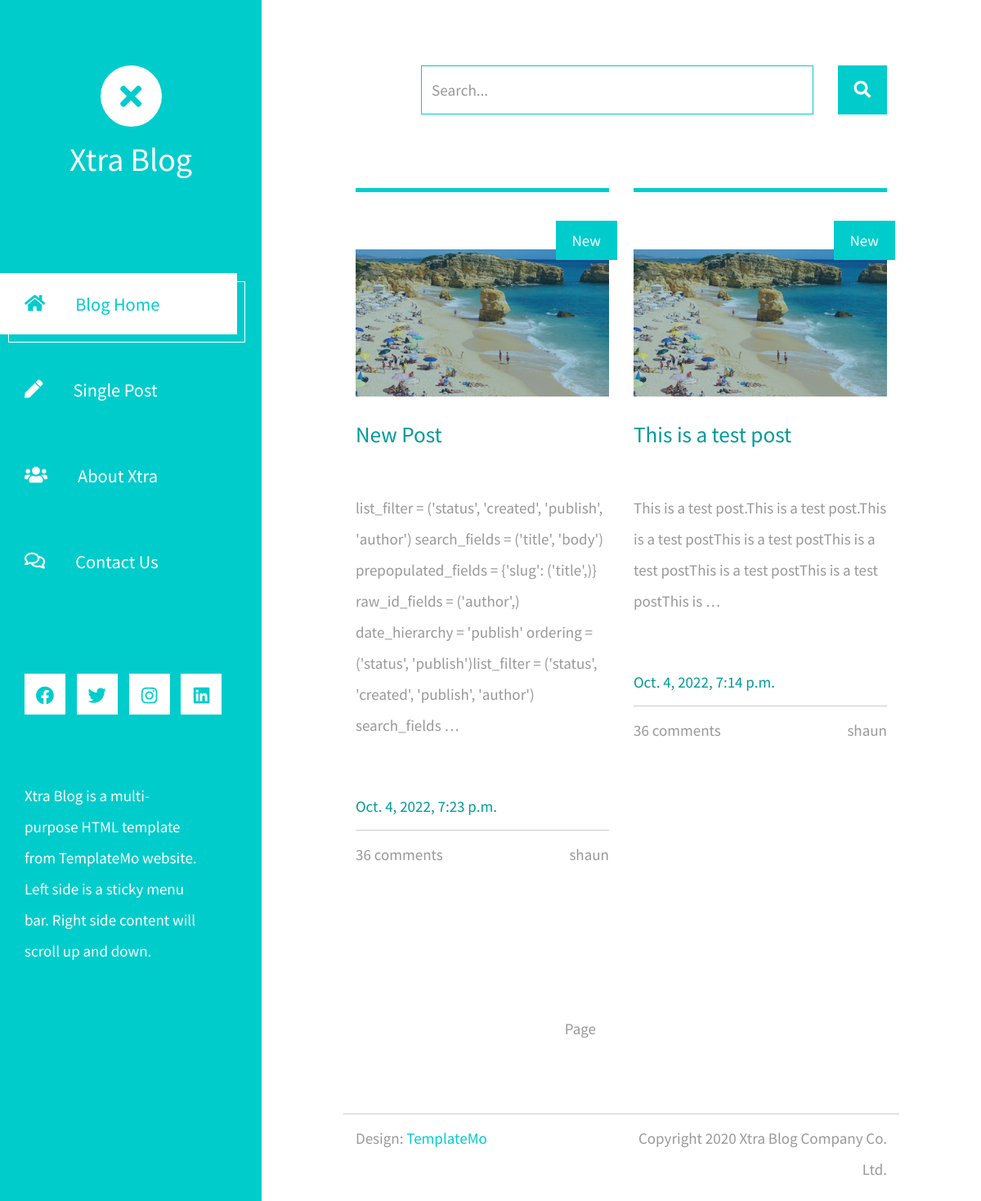
/, run on an earlier commit of the app's database.
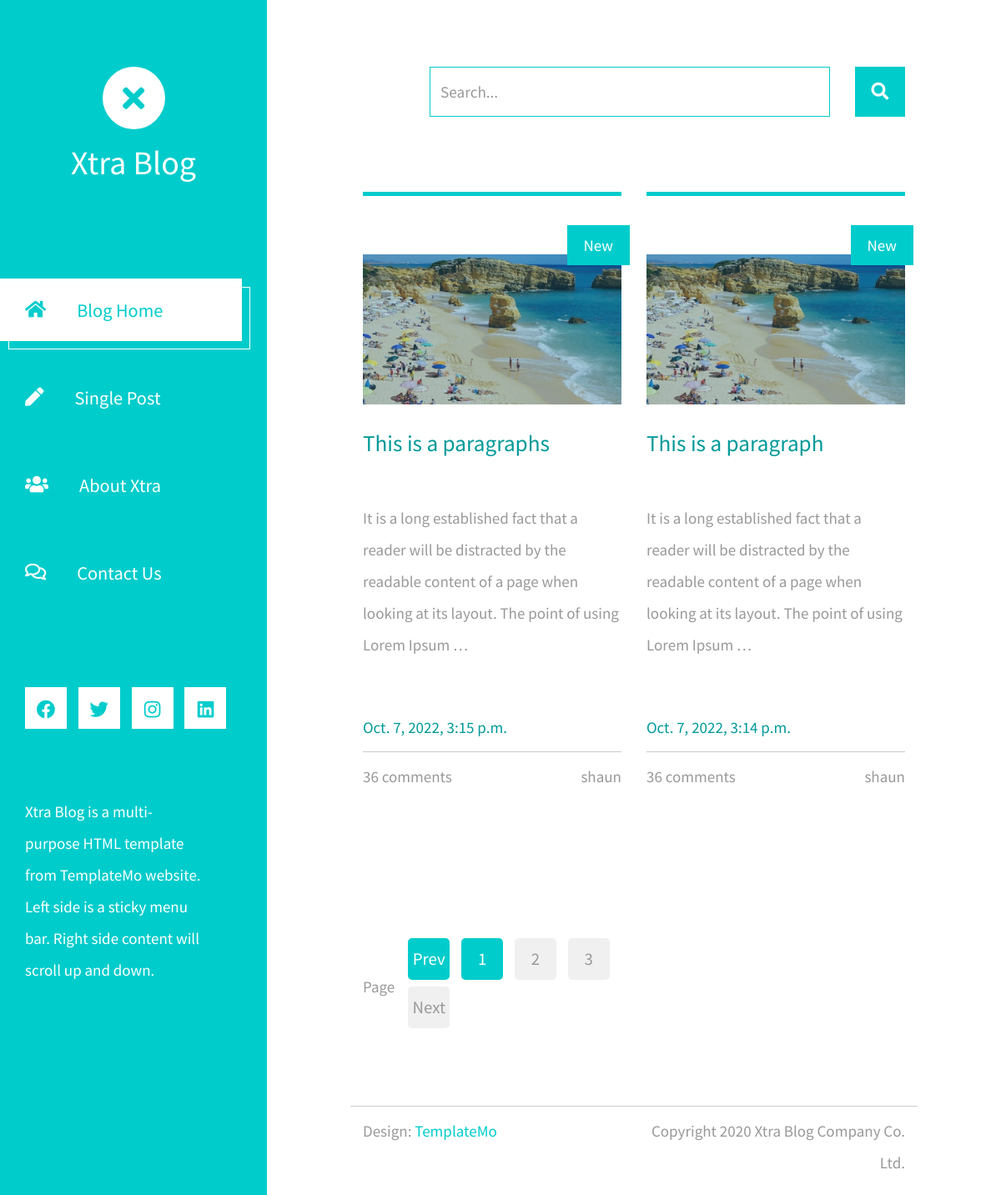
And on a later commit of the database.
### blog/models.py (models this page shows, shortened)
class Post(models.Model):
    objects = models.Manager()
    published = PublishedManager()
    STATUS_CHOICES= (
        ('draft','Draft'),
        ('published','Published'),
    )
    title = models.CharField(max_length=250)
    slug = models.SlugField(max_length=250, unique_for_date='publish')
    author = models.ForeignKey(User, on_delete=models.CASCADE,
                        related_name='blog_posts')
    body = models.TextField()
    publish = models.DateTimeField(default=timezone.now)
    created = models.DateTimeField(auto_now_add=True)
    status = models.CharField(max_length=10, choices=STATUS_CHOICES,
        default='draft')
    def get_absolute_url(self):
        return reverse('blog:post_detail',
                       args=[self.publish.year,
                             self.publish.month,
                             self.publish.day,self.slug
                             ]
                       )
    class Meta:
        ordering = ('-publish',)

### blog/views.py (the view)
# urls.py: path('',views.home,name='post_list'),
def home(request):
    posts = Post.published.all()
    paginator = Paginator(posts,2)
    page = request.GET.get('page')
    try:
        posts = paginator.page(page)
    except PageNotAnInteger:
        posts = paginator.page(1)
    except EmptyPage:
        posts = paginator.page(paginator.num_pages)
    context = {
        'posts': posts,
        'page' : page
    }
    return render(request,'home.html',context)

### blog/models.py (called while the page is built)
    def get_queryset(self):
        return super(PublishedManager,self).get_queryset().filter(status='published')

### templates/home.html
{% extends 'base.html' %}
{% load static %}
{% block content %}
            <div class="row tm-row">
                {% for post in posts %}
                <article class="col-12 col-md-6 tm-post">
                    <hr class="tm-hr-primary">
                    <a href="{{post.get_absolute_url}}" class="effect-lily tm-post-link tm-pt-60">
                        <div class="tm-post-link-inner">
                            <img src="{% static 'img/img-01.jpg' %}" alt="Image" class="img-fluid">
                        </div>
                        <span class="position-absolute tm-new-badge">New</span>
                        <h2 class="tm-pt-30 tm-color-primary tm-post-title">{{post.title}}</h2>
                    </a>
                    <p class="tm-pt-30">
                        {{post.body |truncatewords:30|linebreaks}}
                    </p>
                    <div class="d-flex justify-content-between tm-pt-45">
                        <span class="tm-color-primary">{{post.publish}}</span>
                    </div>
                    <hr>
                    <div class="d-flex justify-content-between">
                        <span>36 comments</span>
                        <span>{{post.author}}</span>
                    </div>
                </article>
                {% endfor %}
            </div>
          {% endblock %}

### templates/base.html (shortened to what this page needs)
{% load static %}
<!DOCTYPE html>
<html lang="en">
<head>
	<link rel="stylesheet" href="{% static 'fontawesome/css/all.min.css' %}">
    <link href="{% static 'css/bootstrap.min.css' %}" rel="stylesheet">
    <link href="{% static 'css/templatemo-xtra-blog.css' %}" rel="stylesheet">
</head>
<body>
{% include 'includes/navbar.html' %}
    <div class="container-fluid">
        <main class="tm-main">
            <div class="row tm-row">
                   {% include 'includes/searchbar.html' %}
            </div>
            {% block content %}
            {% endblock %}
            {% include 'includes/footer.html' %}
        </main>
    </div>
</body>
</html>

### templates/includes/navbar.html (shortened to what this page needs)
{% load static %}
<header class="tm-header" id="tm-header">
    <div class="tm-header-wrapper">
        <div class="tm-site-header">
            <div class="mb-3 mx-auto tm-site-logo"><i class="fas fa-times fa-2x"></i></div>
            <h1 class="text-center">Xtra Blog</h1>
        </div>
        <nav class="tm-nav" id="tm-nav">
            <ul>
                <li class="tm-nav-item active"><a href="index.html" class="tm-nav-link">
                    <i class="fas fa-home"></i>
                    Blog Home
                </a></li>
                <li class="tm-nav-item"><a href="post.html" class="tm-nav-link">
                    <i class="fas fa-pen"></i>
                    Single Post
                </a></li>
                <li class="tm-nav-item"><a href="about.html" class="tm-nav-link">
                    <i class="fas fa-users"></i>
                    About Xtra
                </a></li>
                <li class="tm-nav-item"><a href="contact.html" class="tm-nav-link">
                    <i class="far fa-comments"></i>
                    Contact Us
                </a></li>
            </ul>
        </nav>
        <div class="tm-mb-65">
            <a rel="nofollow" href="https://fb.com/templatemo" class="tm-social-link">
                <i class="fab fa-facebook tm-social-icon"></i>
            </a>
            <a href="https://twitter.com" class="tm-social-link">
                <i class="fab fa-twitter tm-social-icon"></i>
            </a>
            <a href="https://instagram.com" class="tm-social-link">
                <i class="fab fa-instagram tm-social-icon"></i>
            </a>
            <a href="https://linkedin.com" class="tm-social-link">
                <i class="fab fa-linkedin tm-social-icon"></i>
            </a>
        </div>
        <p class="tm-mb-80 pr-5 text-white">
            Xtra Blog is a multi-purpose HTML template from TemplateMo website. Left side is a sticky menu bar. Right side content will scroll up and down.
        </p>
    </div>
</header>

### templates/includes/searchbar.html
{% load static %}
<div class="col-12">
    <form method="GET" class="form-inline tm-mb-80 tm-search-form">
        <input class="form-control tm-search-input" name="query" type="text" placeholder="Search..." aria-label="Search">
        <button class="tm-search-button" type="submit">
            <i class="fas fa-search tm-search-icon" aria-hidden="true"></i>
        </button>
    </form>
</div>

### templates/includes/footer.html
{% load static %}
<div class="row tm-row tm-mt-100 tm-mb-75">
    <div class="tm-paging-wrapper">
        <span class="d-inline-block mr-3">Page</span>
        <nav class="tm-paging-nav d-inline-block">
            {% if posts.has_other_pages %}
            <ul>
                {% if posts.has_previous %}
                <li class="tm-paging-item active">
                    <a href="?page={{ users.previous_page_number }}" class="mb-2 tm-btn tm-paging-link">Prev</a>
                </li>
                {% else %}
                <li class="tm-paging-item active">
                    <a  class="mb-2 tm-btn tm-paging-link disabled">Prev</a>
                </li>
                {% endif %}
                {% for i in posts.paginator.page_range %}
                {% if posts.number == i %}
                <li class="tm-paging-item active">
                    <a href="#" class="mb-2 tm-btn tm-paging-link">{{i}}</a>
                </li>
                {% else %}
                <li class="tm-paging-item">
                    <a href="?page={{ i }}" class="mb-2 tm-btn tm-paging-link">{{i}}</a>
                </li>
                {% endif %}
                {% endfor %}
                {% if posts.has_next %}
                <li class="tm-paging-item">
                    <a href="?page={{ posts.next_page_number }}" class="mb-2 tm-btn tm-paging-link">Next</a>
                </li>
                {% else %}
                <li class="tm-paging-item">
                    <a href="#" class="mb-2 tm-btn tm-paging-link disabled">Next</a>
                </li>
                {% endif %}
            </ul>
            {% endif %}
        </nav>
    </div>
</div>
<footer class="row tm-row">
    <hr class="col-12">
    <div class="col-md-6 col-12 tm-color-gray">
        Design: <a rel="nofollow" target="_parent" href="https://templatemo.com" class="tm-external-link">TemplateMo</a>
    </div>
    <div class="col-md-6 col-12 tm-color-gray tm-copyright">
        Copyright 2020 Xtra Blog Company Co. Ltd.
    </div>
</footer>

What changed in the data, as far as the page shows it:
no longer on this page (row unchanged): Post: title "New Post", body "list_filter = ('status', 'created', 'publish', 'author') search_fields = ('title', 'body') prepopulated_fields = {'slug': ('title',)} raw_id_fields = ('author',) date_hierarchy = 'publish' ordering = ('status', 'publish')list_filter = ('status', 'created', 'publish', 'author') search_fields …", publish "Oct. 4, 2022, 7:23 p.m.", author "shaun"
no longer on this page (row unchanged): Post: title "This is a test post", body "This is a test post.This is a test post.This is a test postThis is a test postThis is a test postThis is a test postThis is a test postThis is …", publish "Oct. 4, 2022, 7:14 p.m.", author "shaun"
added Post: title "This is a paragraphs", body "It is a long established fact that a reader will be distracted by the readable content of a page when looking at its layout. The point of using Lorem Ipsum …", publish "Oct. 7, 2022, 3:15 p.m.", author "shaun"
added Post: title "This is a paragraph", body "It is a long established fact that a reader will be distracted by the readable content of a page when looking at its layout. The point of using Lorem Ipsum …", publish "Oct. 7, 2022, 3:14 p.m.", author "shaun"
Also different on the page:
text now shown: "Prev Next"
new list line: "1"
new list line: "2"
new list line: "3"
